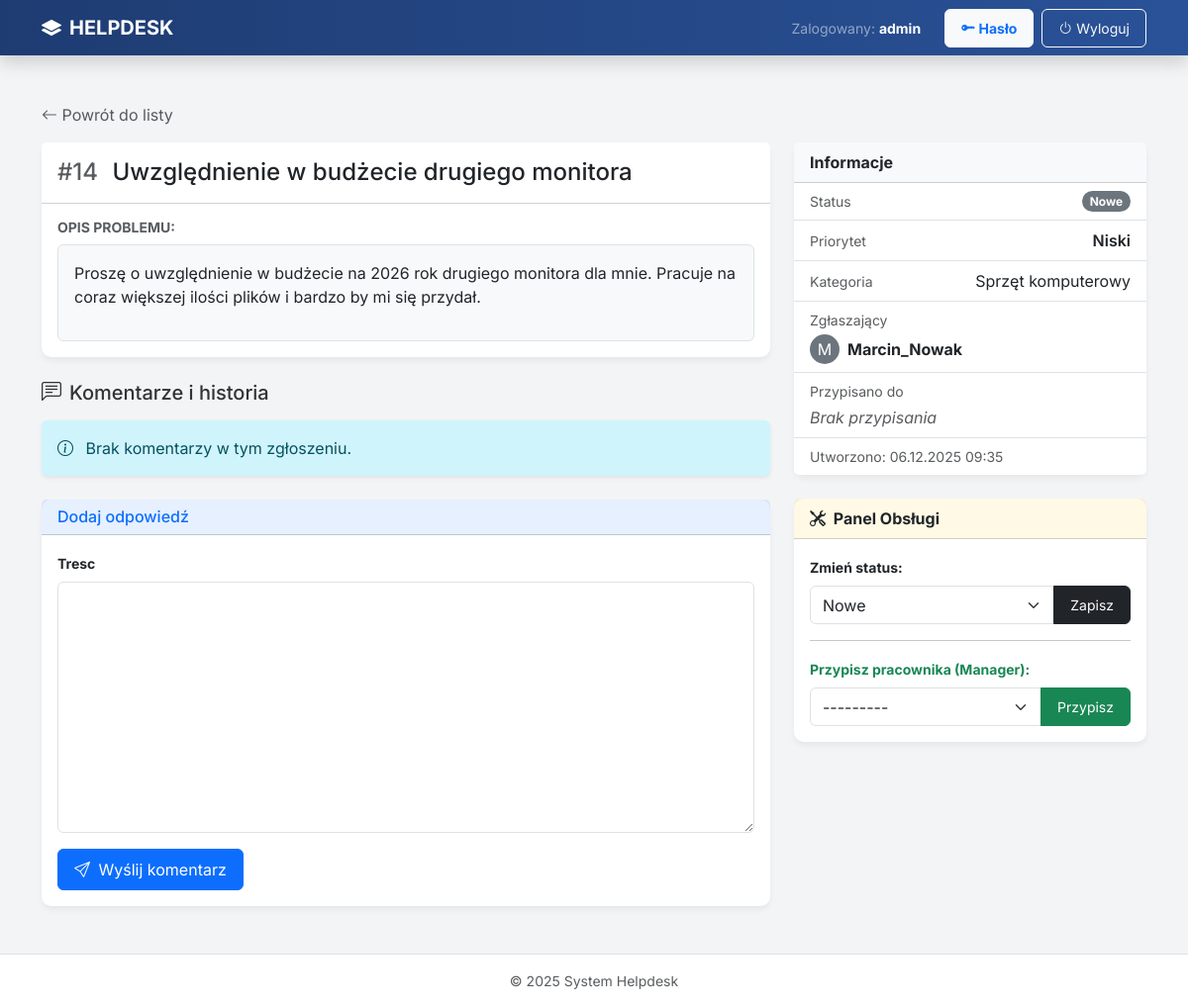
Page /helpdesk/zgloszenie/14/ (signed in) on the earlier database version.
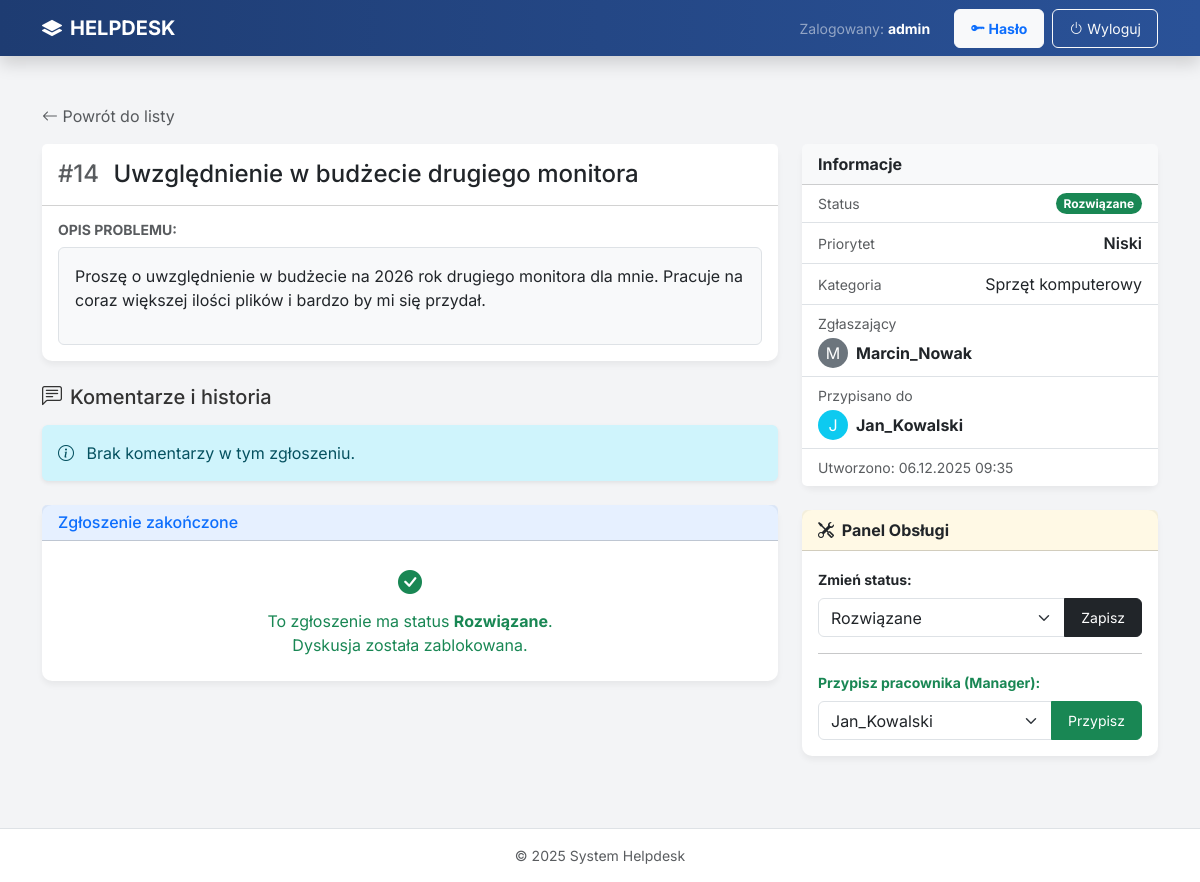
Same page on the later database version.
### helpdesk/models.py (models this page shows, shortened)
class Zgloszenie(models.Model):
        STATUS_CHOICES = [('NOWE', 'Nowe'),
                          ('W_TOKU', 'W toku'),
                          ('ROZWIAZANE', 'Rozwiązane'),
                          ]
        PRIORYTET_CHOICES = [('NISKI', 'Niski'),
                             ('SREDNI', 'Średni'),
                             ('WYSOKI', 'Wysoki'),
                             ]
        tytul = models.CharField(max_length=255)
        opis = models.TextField()
        status = models.CharField(max_length=20, choices=STATUS_CHOICES, default='NOWE')
        priorytet = models.CharField(max_length=20, choices=PRIORYTET_CHOICES, default='SREDNI')
        kategoria = models.ForeignKey(Kategoria, on_delete=models.SET_NULL, null=True, blank=True)
        zgloszone_przez = models.ForeignKey(User, on_delete=models.CASCADE, related_name='moje_zgloszenia')
        przypisane_do = models.ForeignKey(User, on_delete=models.SET_NULL, null=True, blank=True, related_name='przypisane_zgloszenia')
        data_utworzenia = models.DateTimeField(auto_now_add=True)
        data_aktualizacji = models.DateTimeField(auto_now=True)
        class Meta:
            ordering = ['-data_utworzenia']
            verbose_name = 'Zgloszenie'
            verbose_name_plural = 'Zgloszenia'

class Kategoria(models.Model):
    nazwa = models.CharField(max_length=100)
    def __str__(self):
        return self.nazwa
    class Meta:
        verbose_name = 'Kategoria'
        verbose_name_plural = 'Kategorie'

### helpdesk/views.py (the view, shortened to what this page needs)
# urls.py: path('zgloszenie/<int:pk>/', views.ZgloszenieDetailView.as_view(), name='zgloszenie_detail'),
class ZgloszenieDetailView(LoginRequiredMixin, View):
    def get(self, request, pk):
        zgloszenie = get_object_or_404(Zgloszenie, pk=pk)
        komentarze = zgloszenie.komentarze.all()
        form_komentarz = KomentarzForm()
        is_manager = request.user.groups.filter(name='IT Manager').exists()
        is_pracownik_it = request.user.groups.filter(name='Pracownik IT').exists()
        is_staff = is_manager or is_pracownik_it
        form_przypisania = None
        form_status = None
        if is_manager:
            form_przypisania = PrzypiszZgloszenieForm(instance=zgloszenie)
        if is_staff:
            form_status = ZmienStatusForm(instance=zgloszenie)
        czy_zamkniete = zgloszenie.status in ['ROZWIAZANE', 'ZAMKNIETE']
        return render(request, "zgloszenie_detail.html", {
            "zgloszenie": zgloszenie,
            "komentarze": komentarze,
            "form": form_komentarz,
            "form_przypisania": form_przypisania,
            "form_status": form_status,  # NOWE: Formularz zmiany statusu
            "is_manager": is_manager,
            "is_staff": is_staff,  # NOWE: Flaga dla IT
            "czy_zamkniete": czy_zamkniete,  # NOWE: Flaga blokady
        })

### helpdesk/forms.py
class KomentarzForm(forms.ModelForm):
    class Meta:
        model = Komentarz
        fields = ['tresc']

class PrzypiszZgloszenieForm(forms.ModelForm):
    class Meta:
        model = Zgloszenie
        fields = ['przypisane_do']
        labels = {
            'przypisane_do': 'Wybierz pracownika IT'
        }
        widgets = {
            'przypisane_do': forms.Select(attrs={'class': 'form-select'})
        }
    def __init__(self, *args, **kwargs):
        super().__init__(*args, **kwargs)
        try:
            grupa_it = Group.objects.get(name='Pracownik IT')
            self.fields['przypisane_do'].queryset = User.objects.filter(groups=grupa_it)
        except Group.DoesNotExist:
            self.fields['przypisane_do'].queryset = User.objects.none()

### helpdesk/templates/zgloszenie_detail.html (shortened to what this page needs)
{% extends "base.html" %}
{% block content %}
<div class="mb-3">
    <a href="{% url 'helpdesk:dashboard' %}" class="text-decoration-none text-muted">
        <i class="bi bi-arrow-left"></i> Powrót do listy
    </a>
</div>
<div class="row">
    <div class="col-lg-8">
        <div class="card mb-4">
            <div class="card-header bg-white py-3 d-flex justify-content-between align-items-center">
                <h4 class="mb-0">
                    <span class="text-muted me-2">#{{ zgloszenie.id }}</span>
                    {{ zgloszenie.tytul }}
                </h4>
            </div>
            <div class="card-body">
                <h6 class="text-muted text-uppercase small fw-bold mb-2">Opis problemu:</h6>
                <div class="bg-light p-3 rounded border">
                    {{ zgloszenie.opis|linebreaks }}
                </div>
            </div>
        </div>
        <h5 class="mb-3"><i class="bi bi-chat-left-text me-2"></i>Komentarze i historia</h5>
        {% if komentarze %}
            <div class="list-group mb-4 shadow-sm">
                {% for k in komentarze %}
                    <div class="list-group-item p-3">
                        <div class="d-flex w-100 justify-content-between mb-2">
                            <h6 class="mb-1 text-primary fw-bold">
                                <i class="bi bi-person-circle me-1"></i> {{ k.autor.username }}
                            </h6>
                            <small class="text-muted">{{ k.data_dodania|date:"d.m.Y H:i" }}</small>
                        </div>
                        <p class="mb-1 text-dark">{{ k.tresc|linebreaksbr }}</p>
                    </div>
                {% endfor %}
            </div>
        {% else %}
            <div class="alert alert-info border-0 shadow-sm mb-4">
                <i class="bi bi-info-circle me-2"></i> Brak komentarzy w tym zgłoszeniu.
            </div>
        {% endif %}
        <div class="card border-primary border-opacity-25">
            <div class="card-header bg-primary bg-opacity-10 py-2">
                <h6 class="mb-0 text-primary">
                    {% if czy_zamkniete %}Zgłoszenie zakończone{% else %}Dodaj odpowiedź{% endif %}
                </h6>
            </div>
            <div class="card-body">
                {% if czy_zamkniete %}
                    <div class="text-center py-2 text-success">
                        <i class="bi bi-check-circle-fill fs-4 d-block mb-2"></i>
                        To zgłoszenie ma status <strong>{{ zgloszenie.get_status_display }}</strong>.<br>
                        Dyskusja została zablokowana.
                    </div>
                {% else %}
                    <form method="post">
                        <div class="mb-3">
                             {% for field in form %}
                                <label class="form-label fw-bold small">{{ field.label }}</label>
                                {{ field }}
                             {% endfor %}
                        </div>
                        <button type="submit" class="btn btn-primary">
                            <i class="bi bi-send me-1"></i> Wyślij komentarz
                        </button>
                    </form>
                {% endif %}
            </div>
        </div>
    </div>
    <div class="col-lg-4">
        <div class="card mb-4">
            <div class="card-header bg-light fw-bold">Informacje</div>
            <ul class="list-group list-group-flush">
                <li class="list-group-item d-flex justify-content-between align-items-center">
                    <span class="text-muted small">Status</span>
                    {% if zgloszenie.status == 'ROZWIAZANE' or zgloszenie.status == 'Rozwiazane' %}
                        <span class="badge bg-success rounded-pill">Rozwiązane</span>
                    {% elif zgloszenie.status == 'W_TOKU' %}
                        <span class="badge bg-warning text-dark rounded-pill">W toku</span>
                    {% else %}
                        <span class="badge bg-secondary rounded-pill">{{ zgloszenie.get_status_display }}</span>
                    {% endif %}
                </li>
                <li class="list-group-item d-flex justify-content-between align-items-center">
                    <span class="text-muted small">Priorytet</span>
                    <span class="fw-semibold">{{ zgloszenie.get_priorytet_display }}</span>
                </li>
                <li class="list-group-item d-flex justify-content-between align-items-center">
                    <span class="text-muted small">Kategoria</span>
                    <span class="text-end">{{ zgloszenie.kategoria }}</span>
                </li>
                <li class="list-group-item">
                    <div class="text-muted small mb-1">Zgłaszający</div>
                    <div class="d-flex align-items-center">
                        <div class="bg-secondary text-white rounded-circle d-flex align-items-center justify-content-center me-2" style="width: 30px; height: 30px;">
                            {{ zgloszenie.zgloszone_przez.username|slice:":1"|upper }}
                        </div>
                        <span class="fw-bold">{{ zgloszenie.zgloszone_przez.username }}</span>
                    </div>
                </li>
                <li class="list-group-item">
                    <div class="text-muted small mb-1">Przypisano do</div>
                    {% if zgloszenie.przypisane_do %}
                         <div class="d-flex align-items-center">
                            <div class="bg-info text-white rounded-circle d-flex align-items-center justify-content-center me-2" style="width: 30px; height: 30px;">
                                {{ zgloszenie.przypisane_do.username|slice:":1"|upper }}
                            </div>
                            <span class="fw-bold">{{ zgloszenie.przypisane_do.username }}</span>
                        </div>
                    {% else %}
                        <span class="text-muted fst-italic">Brak przypisania</span>
                    {% endif %}
                </li>
                <li class="list-group-item text-muted small">
                    Utworzono: {{ zgloszenie.data_utworzenia|date:"d.m.Y H:i" }}
                </li>
            </ul>
        </div>
        {% if is_staff %}
            <div class="card border-warning mb-4">
                <div class="card-header bg-warning bg-opacity-10 fw-bold text-dark">
                    <i class="bi bi-tools me-1"></i> Panel Obsługi
                </div>
                <div class="card-body">
                    <div class="mb-3">
                        <label class="form-label small fw-bold">Zmień status:</label>
                        <form method="post" action="{% url 'helpdesk:zgloszenie_status' zgloszenie.pk %}">
                            <div class="input-group">
                                {{ form_status.status }}
                                <button type="submit" class="btn btn-dark btn-sm">Zapisz</button>
                            </div>
                        </form>
                    </div>
                    {% if is_manager %}
                        <hr>
                        <div class="mb-0">
                            <label class="form-label small fw-bold text-success">Przypisz pracownika (Manager):</label>
                            <form method="post" action="{% url 'helpdesk:zgloszenie_przypisz' zgloszenie.pk %}">
                                <div class="input-group">
                                    {{ form_przypisania.przypisane_do }}
                                    <button type="submit" class="btn btn-success btn-sm">Przypisz</button>
                                </div>
                            </form>
                        </div>
                    {% endif %}
                </div>
            </div>
        {% endif %}
    </div>
</div>
{% endblock %}

### templates/base.html (shortened to what this page needs)
<!doctype html>
<html lang="pl" class="h-100">
<head>
    <link href="https://cdn.jsdelivr.net/npm/bootstrap@5.3.3/dist/css/bootstrap.min.css" rel="stylesheet">
    <link rel="stylesheet" href="https://cdn.jsdelivr.net/npm/bootstrap-icons@1.11.3/font/bootstrap-icons.min.css">
</head>
<body class="d-flex flex-column h-100">
    <nav class="navbar navbar-expand-lg navbar-dark shadow">
        <div class="container">
            <a class="navbar-brand fw-bold" href="{% url 'helpdesk:dashboard' %}">
                <i class="bi bi-layers-fill me-2"></i>HELPDESK
            </a>
            {% if user.is_authenticated %}
                <div class="collapse navbar-collapse justify-content-end" id="navbarNav">
                    <ul class="navbar-nav align-items-center gap-2">
                        <li class="nav-item text-white-50 me-3 d-none d-lg-block">
                            <small>Zalogowany: <strong class="text-white">{{ user.username }}</strong></small>
                        </li>
                        <li class="nav-item">
                            <a href="{% url 'password_change' %}" class="btn btn-sm btn-light text-primary fw-bold">
                                <i class="bi bi-key-fill"></i> Hasło
                            </a>
                        </li>
                        <li class="nav-item">
                            <form action="{% url 'logout' %}" method="post" class="d-inline">
                                <button type="submit" class="btn btn-sm btn-outline-light">
                                    <i class="bi bi-power"></i> Wyloguj
                                </button>
                            </form>
                        </li>
                    </ul>
                </div>
            {% endif %}
        </div>
    </nav>
    <main class="flex-shrink-0 py-5">
        <div class="container">
            {% block content %}{% endblock %}
        </div>
    </main>
    <footer class="footer mt-auto py-3 bg-white text-center border-top text-muted small">
        <div class="container">
            &copy; 2025 System Helpdesk
        </div>
    </footer>
</body>
</html>

### templates/base.html (style rules this page uses)
body { background-color: #f3f4f6; font-family: 'Inter', sans-serif; color: #333; }
.navbar { background: linear-gradient(90deg, #1e3c72 0%, #2a5298 100%); }
.card { border: none; border-radius: 10px; box-shadow: 0 4px 6px rgba(0, 0, 0, 0.05); transition: transform 0.2s; }
.btn { border-radius: 6px; padding: 0.5rem 1rem; }

Differences in the rows shown:
changed Zgloszenie "Uwzględnienie w budżecie drugiego monitora": przypisane_do_id empty → 4 (drawn); przypisane_do.username (not shown) → "J"; przypisane_do.username (not shown) → "Jan_Kowalski"; status "Nowe" → "Rozwiązane"; przypisane_do "---------" → "Jan_Kowalski"
Other differences:
text no longer shown: "Dodaj odpowiedź Wyślij komentarz Brak przypisania"
text now shown: "Zgłoszenie zakończone To zgłoszenie ma status . Dyskusja została zablokowana. Rozwiązane"
list line gone: "Tresc "
